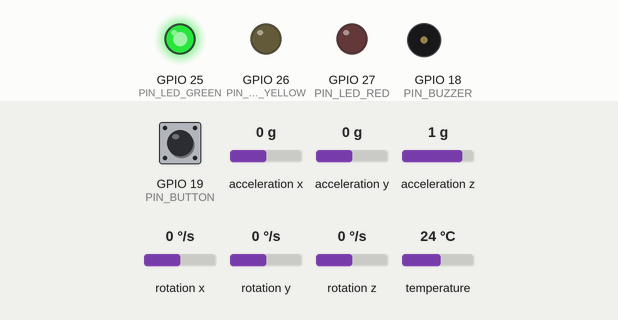
A sketch run on a simulated ESP32. Parts: output pins drawn as LEDs (lit = HIGH), buzzer (waves = sounding). Dashed ring = blinking. The test bench sets the inputs (shaded band); at power-on: acceleration z 1 g, GPIO 19 (PIN_BUTTON) HIGH, acceleration x 0 g, acceleration y 0 g, rotation x 0 °/s, rotation y 0 °/s, rotation z 0 °/s, temperature 24 °C. WiFi joins after 1.5 s; servers stay silent unless stated; random numbers use the default seed unless the sketch sets one; no MQTT or app messages arrive unless stated; what the sketch prints to the serial monitor is not drawn.

Above: at 2.7 s.
2.8 s: acceleration z set to 0.6 g
4.3 s: acceleration z set to 0.3 g
At 4.62 s:
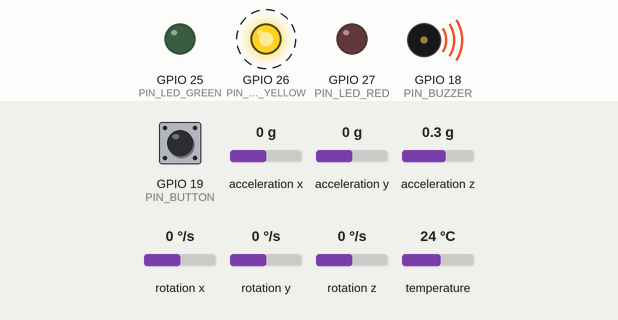
7.3 s: GPIO 19 (PIN_BUTTON) pulled LOW for 0.15 s
10.4 s: GPIO 19 (PIN_BUTTON) pulled LOW for 1 s
14.4 s: GPIO 19 (PIN_BUTTON) pulled LOW for 3.2 s
At 19.6 s:
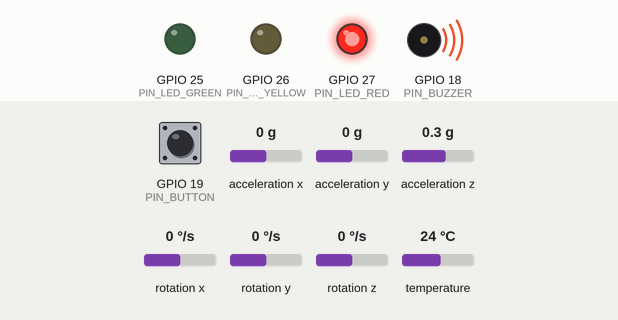
19.9 s: GPIO 19 (PIN_BUTTON) pulsed LOW 5 times (0.12 s each, 0.3 s apart)
At 20.37 s:
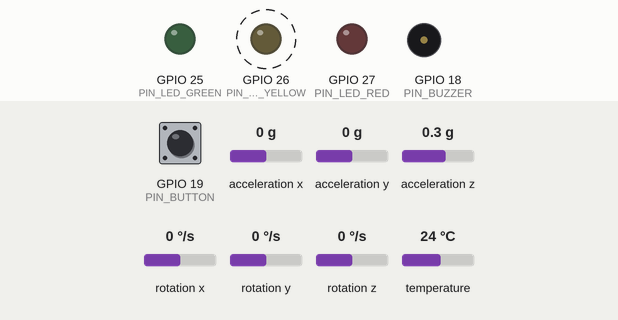
Timing chart, 0 to 23.9 s (numbered marks = the images above; inputs shaded):
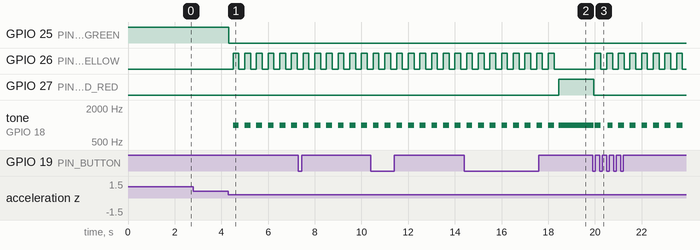

Measured:
- the behaviour switches between 0.5 and 0.4 g on acceleration z (found by bisection; images 0 and 1)
- after the input at 2.8 s, every drawn part: stays the same
- after the input at 4.3 s, GPIO 25 (PIN_LED_GREEN): HIGH → LOW at once; GPIO 26 (PIN_LED_YELLOW): alternates HIGH for 0.25 s and LOW for 0.25 s, starting after 0.20 s; tone on GPIO 18 (PIN_BUZZER): alternates 1000 Hz for 0.25 s and silent for 0.25 s, starting after 0.20 s
- after the input at 14.4 s, GPIO 26 (PIN_LED_YELLOW): alternates HIGH for 0.25 s and LOW for 0.25 s, 16 changes in all, then stays LOW, starting after 0.10 s
- after the input at 19.9 s, GPIO 26 (PIN_LED_YELLOW): alternates HIGH for 0.25 s and LOW for 0.25 s, starting after 0.10 s; GPIO 27 (PIN_LED_RED): HIGH → LOW after 0.06 s; tone on GPIO 18 (PIN_BUZZER): goes silent 0.04 s, 1000 Hz 0.26 s, silent 0.30 s, 1000 Hz 0.20 s, 6 × (silent 0.25 s, 1000 Hz 0.25 s), then silent, starting after 0.06 s

The sketch:

sketch.ino
```cpp
#include <Wire.h>
#include <Adafruit_MPU6050.h>
#include <Adafruit_Sensor.h>
#include <WiFi.h>
#include <PubSubClient.h>
#include <ArduinoJson.h>

#define PIN_LED_GREEN   25
#define PIN_LED_YELLOW  26
#define PIN_LED_RED     27
#define PIN_BUZZER      18
#define PIN_BUTTON      19

const char* WIFI_SSID = "Wokwi-GUEST";
const char* WIFI_PASS = "";
const char* MQTT_BROKER = "broker.hivemq.com";
const int   MQTT_PORT   = 1883;
const char* DEVICE_ID   = "device01";

const char* TOPIC_TELEMETRY = "careguard/device01/telemetry";
const char* TOPIC_STATUS    = "careguard/device01/status";
const char* TOPIC_EVENTS    = "careguard/device01/events";

const float FREEFALL_G_THRESHOLD = 0.45;
const float IMPACT_G_THRESHOLD   = 1.8;
const float ROTATION_DPS_THRESH  = 15.0;
const unsigned long CONFIRM_DELAY_MS = 4000;

enum SystemState {
  STATE_NORMAL,
  STATE_SUSPECTED_FALL,
  STATE_FALL
};

SystemState currentState = STATE_NORMAL;
unsigned long suspectedStartTime = 0;
unsigned long lastSampleTime = 0;
unsigned long lastTelemetryTime = 0;

Adafruit_MPU6050 mpu;
WiFiClient espClient;
PubSubClient mqttClient(espClient);

void setIndicators(bool g, bool y, bool r, bool buzzerTone) {
  digitalWrite(PIN_LED_GREEN, g ? HIGH : LOW);
  digitalWrite(PIN_LED_YELLOW, y ? HIGH : LOW);
  digitalWrite(PIN_LED_RED, r ? HIGH : LOW);
  if (buzzerTone) {
    tone(PIN_BUZZER, 1000);
  } else {
    noTone(PIN_BUZZER);
  }
}

void publishEvent(const char* eventType, const char* detail) {
  if (!mqttClient.connected()) return;
  StaticJsonDocument<256> doc;
  doc["device_id"] = DEVICE_ID;
  doc["timestamp_ms"] = millis();
  doc["event"] = eventType;
  doc["detail"] = detail;

  char buffer[256];
  serializeJson(doc, buffer);
  mqttClient.publish(TOPIC_EVENTS, buffer);
}

void publishStatus(const char* stateStr) {
  if (!mqttClient.connected()) return;
  StaticJsonDocument<200> doc;
  doc["device_id"] = DEVICE_ID;
  doc["timestamp_ms"] = millis();
  doc["status"] = stateStr;

  char buffer[200];
  serializeJson(doc, buffer);
  mqttClient.publish(TOPIC_STATUS, buffer, true);
}

void connectNetwork() {
  Serial.print("Connecting to WiFi");
  WiFi.begin(WIFI_SSID, WIFI_PASS);
  int attempts = 0;
  while (WiFi.status() != WL_CONNECTED && attempts < 15) {
    delay(300);
    Serial.print(".");
    attempts++;
  }

  if (WiFi.status() == WL_CONNECTED) {
    Serial.println("\nWiFi Connected!");
    mqttClient.setServer(MQTT_BROKER, MQTT_PORT);
  } else {
    Serial.println("\nWiFi Offline");
  }
}

void checkMqttConnection() {
  if (WiFi.status() != WL_CONNECTED) return;
  if (!mqttClient.connected()) {
    Serial.print("Attempting MQTT connection...");
    String clientId = "CareGuard-Client-" + String(random(0xffff), HEX);
    if (mqttClient.connect(clientId.c_str())) {
      Serial.println("connected!");
      publishStatus("NORMAL");
    } else {
      Serial.print("failed, rc=");
      Serial.println(mqttClient.state());
    }
  }
}

void setup() {
  Serial.begin(115200);
  pinMode(PIN_LED_GREEN, OUTPUT);
  pinMode(PIN_LED_YELLOW, OUTPUT);
  pinMode(PIN_LED_RED, OUTPUT);
  pinMode(PIN_BUZZER, OUTPUT);
  pinMode(PIN_BUTTON, INPUT_PULLUP);

  setIndicators(true, false, false, false);

  if (!mpu.begin()) {
    Serial.println("MPU6050 tidak ditemukan");
    while (1) {
      digitalWrite(PIN_LED_RED, !digitalRead(PIN_LED_RED));
      delay(200);
    }
  }

  mpu.setAccelerometerRange(MPU6050_RANGE_8_G);
  mpu.setGyroRange(MPU6050_RANGE_500_DEG);
  mpu.setFilterBandwidth(MPU6050_BAND_21_HZ);

  connectNetwork();
}

void loop() {
  mqttClient.loop();
  checkMqttConnection();

  static int lastBtnState = HIGH;
  int btnState = digitalRead(PIN_BUTTON);
  if (lastBtnState == HIGH && btnState == LOW) {
    delay(50);
    if (currentState == STATE_SUSPECTED_FALL) {
      Serial.println("[USER] Alarm dibatalkan.");
      currentState = STATE_NORMAL;
      publishEvent("CANCEL", "False alarm cancelled by user");
      publishStatus("NORMAL");
    } else if (currentState == STATE_NORMAL) {
      Serial.println("[USER] SOS aktif.");
      currentState = STATE_FALL;
      publishEvent("SOS", "Manual SOS triggered");
      publishStatus("FALL");
    } else if (currentState == STATE_FALL) {
      Serial.println("[USER] Reset sistem.");
      currentState = STATE_NORMAL;
      publishEvent("RESET", "Fall state reset by user");
      publishStatus("NORMAL");
    }
  }
  lastBtnState = btnState;

  if (millis() - lastSampleTime >= 20) {
    lastSampleTime = millis();
    sensors_event_t a, g, temp;
    mpu.getEvent(&a, &g, &temp);

    float ax_g = a.acceleration.x / 9.80665;
    float ay_g = a.acceleration.y / 9.80665;
    float az_g = a.acceleration.z / 9.80665;
    float accel_mag = sqrt(ax_g * ax_g + ay_g * ay_g + az_g * az_g);

    float gx_dps = g.gyro.x * 57.2958;
    float gy_dps = g.gyro.y * 57.2958;
    float gz_dps = g.gyro.z * 57.2958;
    float gyro_mag = sqrt(gx_dps * gx_dps + gy_dps * gy_dps + gz_dps * gz_dps);

    if (currentState == STATE_NORMAL) {
      bool freefall = (accel_mag < FREEFALL_G_THRESHOLD);
      bool impact   = (accel_mag > IMPACT_G_THRESHOLD);
      bool rotation = (gyro_mag > ROTATION_DPS_THRESH);

      if (freefall || impact || rotation) {
        Serial.printf("[DETEKSI] Suspected Fall! Mag: %.2f g, Gyro: %.2f dps\n", accel_mag, gyro_mag);
        currentState = STATE_SUSPECTED_FALL;
        suspectedStartTime = millis();
        publishEvent("SUSPECTED_FALL", "Abnormal movement detected");
        publishStatus("SUSPECTED_FALL");
      }
    }
    else if (currentState == STATE_SUSPECTED_FALL) {
      if (millis() - suspectedStartTime >= CONFIRM_DELAY_MS) {
        Serial.println("[ALERT] Konfirmasi jatuh!");
        currentState = STATE_FALL;
        publishEvent("FALL", "Fall confirmed");
        publishStatus("FALL");
      }
    }

    if (millis() - lastTelemetryTime >= 500) {
      lastTelemetryTime = millis();
      if (mqttClient.connected()) {
        StaticJsonDocument<256> doc;
        doc["device_id"] = DEVICE_ID;
        doc["timestamp_ms"] = millis();
        doc["ax"] = serialized(String(ax_g, 2));
        doc["ay"] = serialized(String(ay_g, 2));
        doc["az"] = serialized(String(az_g, 2));
        doc["gx"] = serialized(String(gx_dps, 1));
        doc["gy"] = serialized(String(gy_dps, 1));
        doc["gz"] = serialized(String(gz_dps, 1));
        doc["magnitude"] = serialized(String(accel_mag, 2));
        doc["status"] = (currentState == STATE_NORMAL) ? "NORMAL" :
                        (currentState == STATE_SUSPECTED_FALL) ? "SUSPECTED_FALL" : "FALL";

        char buffer[256];
        serializeJson(doc, buffer);
        mqttClient.publish(TOPIC_TELEMETRY, buffer);
      }
    }
  }

  switch (currentState) {
    case STATE_NORMAL:
      setIndicators(true, false, false, false);
      break;
    case STATE_SUSPECTED_FALL:
      setIndicators(false, (millis() / 250) % 2 == 0, false, (millis() / 250) % 2 == 0);
      break;
    case STATE_FALL:
      setIndicators(false, false, true, true);
      break;
  }
}
```
